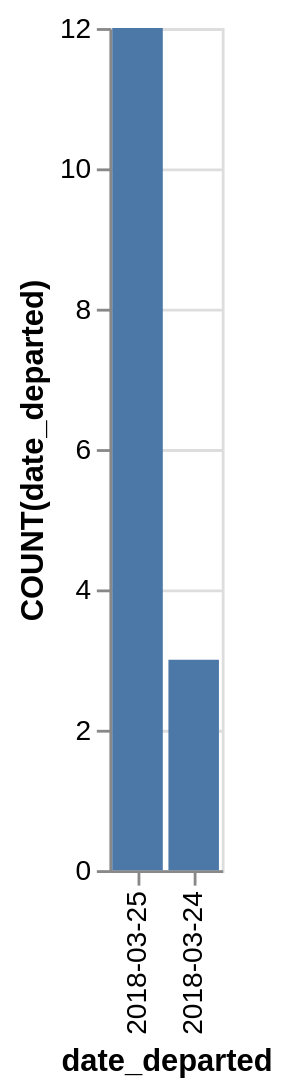

The Vega-Lite source for this figure:
### Vega-Lite specification from a JSON file in a GitHub repository (floating-point values rounded to 4 significant figures)
{"data": {"values": [{"x_data": "2018-03-25", "y_data": 12}, {"x_data": "2018-03-24", "y_data": 3}]}, "mark": "bar", "encoding": {"x": {"field": "x_data", "type": "nominal", "title": "date_departed", "sort": "descending"}, "y": {"field": "y_data", "type": "quantitative", "title": "COUNT(date_departed)"}}}
